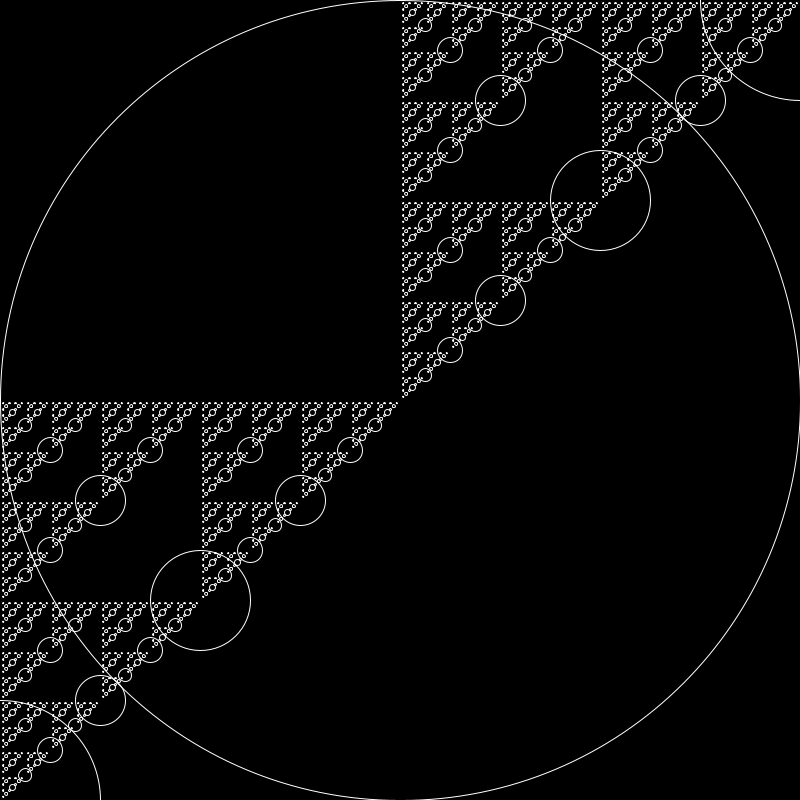
Frame 1 (no input)
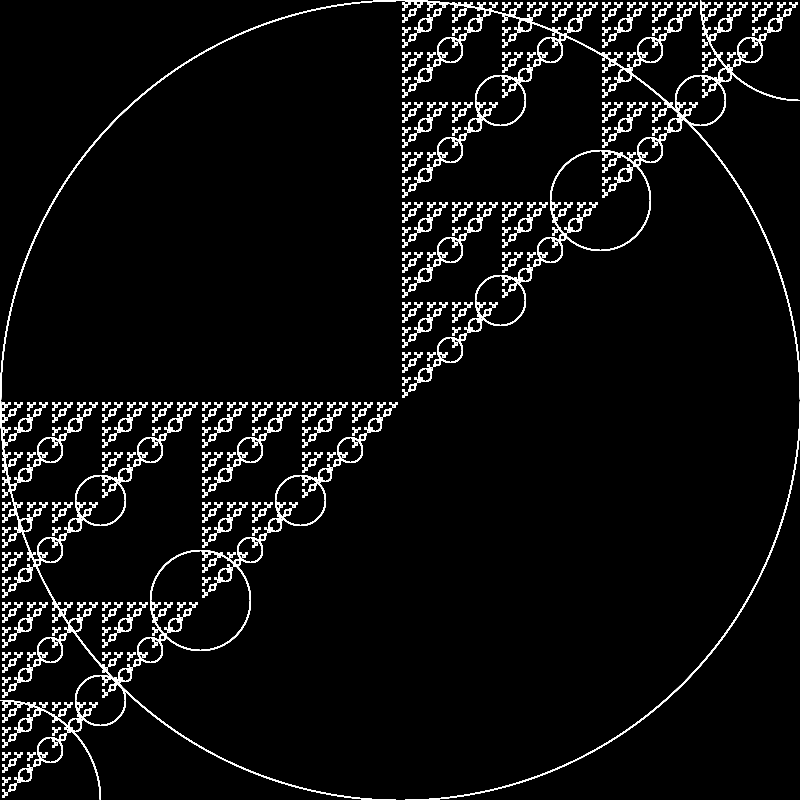
Frame 60 (the mouse pressed at the canvas centre just before this capture)
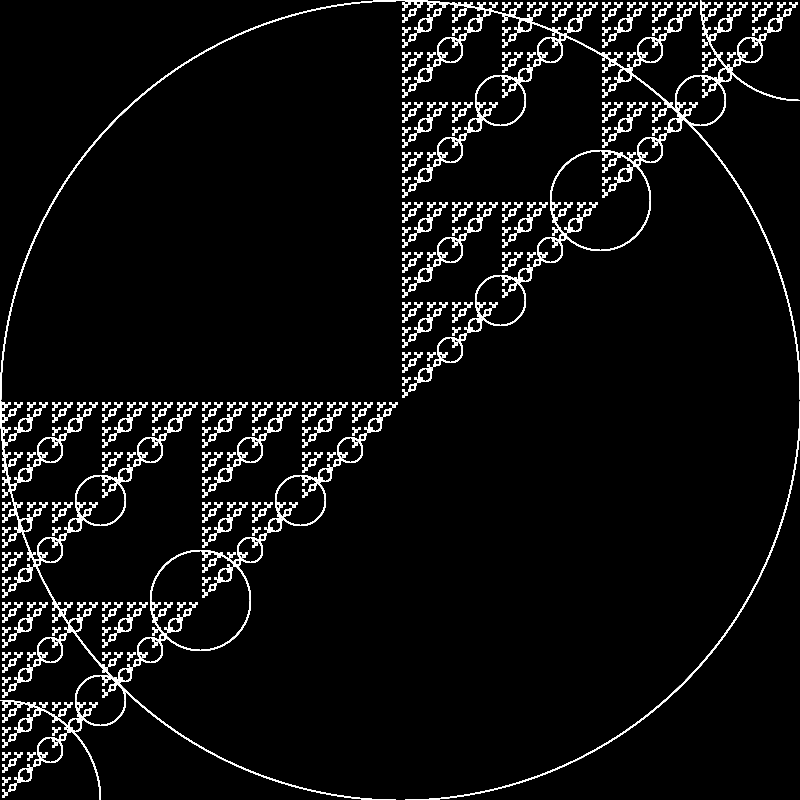
Frame 120 (the mouse held since frame 60 and released just before this capture)

The Processing sketch that drew these frames (run headless with seeded random() and noise(); from frame 60 on, the mouse is pressed at the canvas centre):

// Processing sketch: NoC07_Recursion
// ── NoC07_Recursion.pde
void setup () {
  size(800, 800);
  background(0);
}

void drawCircle (float x, float y, float r) {
  if (r > 1) {
    stroke(255);
    noFill();
    ellipse(x, y, r, r);
    drawCircle(x - r, y - r, r / 2);
    drawCircle(x - r, y + r, r / 2);
    //drawCircle(x + r, y + r, r / 2);
    drawCircle(x + r, y - r, r / 2);
    
  }
}

void draw () {
  drawCircle(width / 2, height / 2, width);
}
